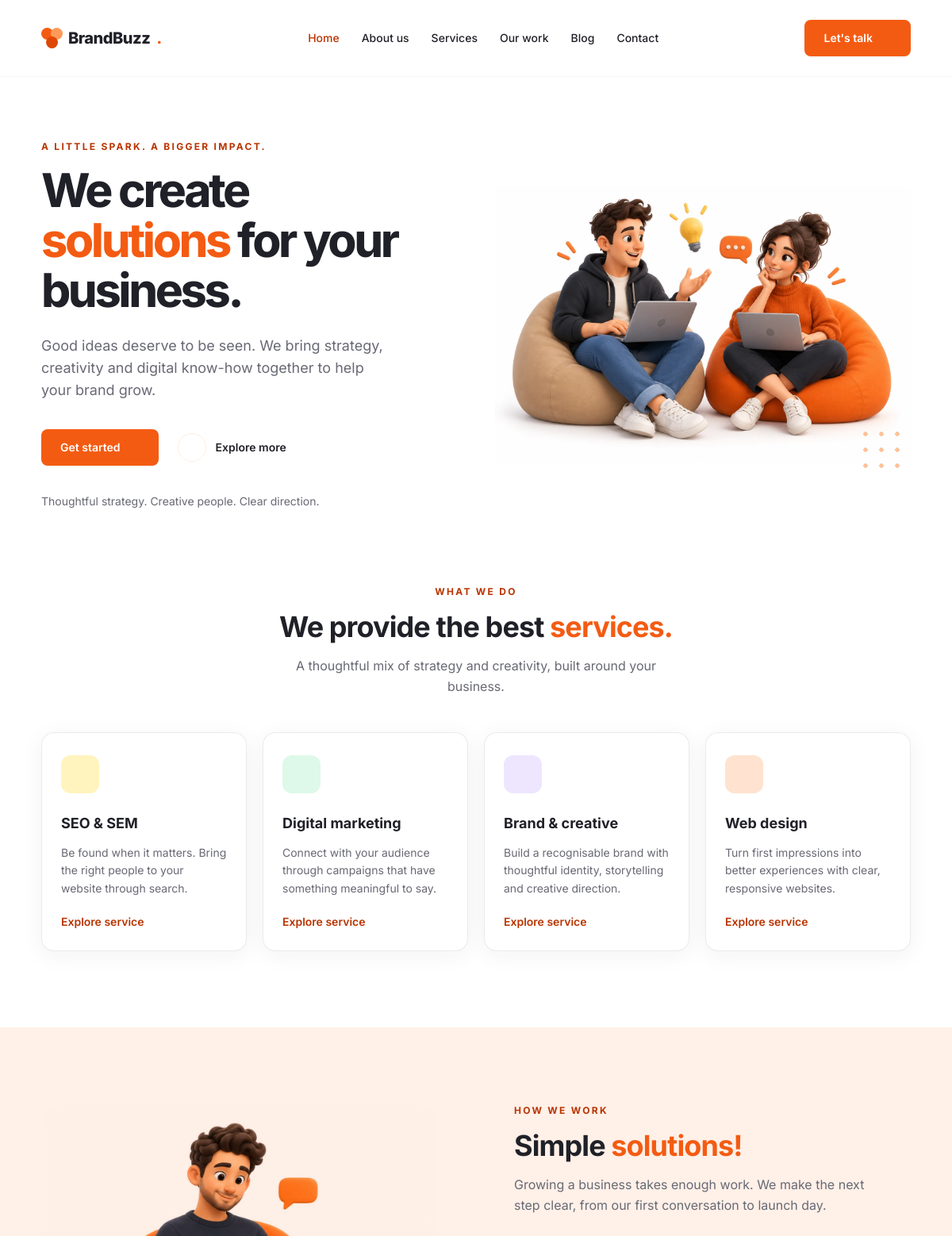
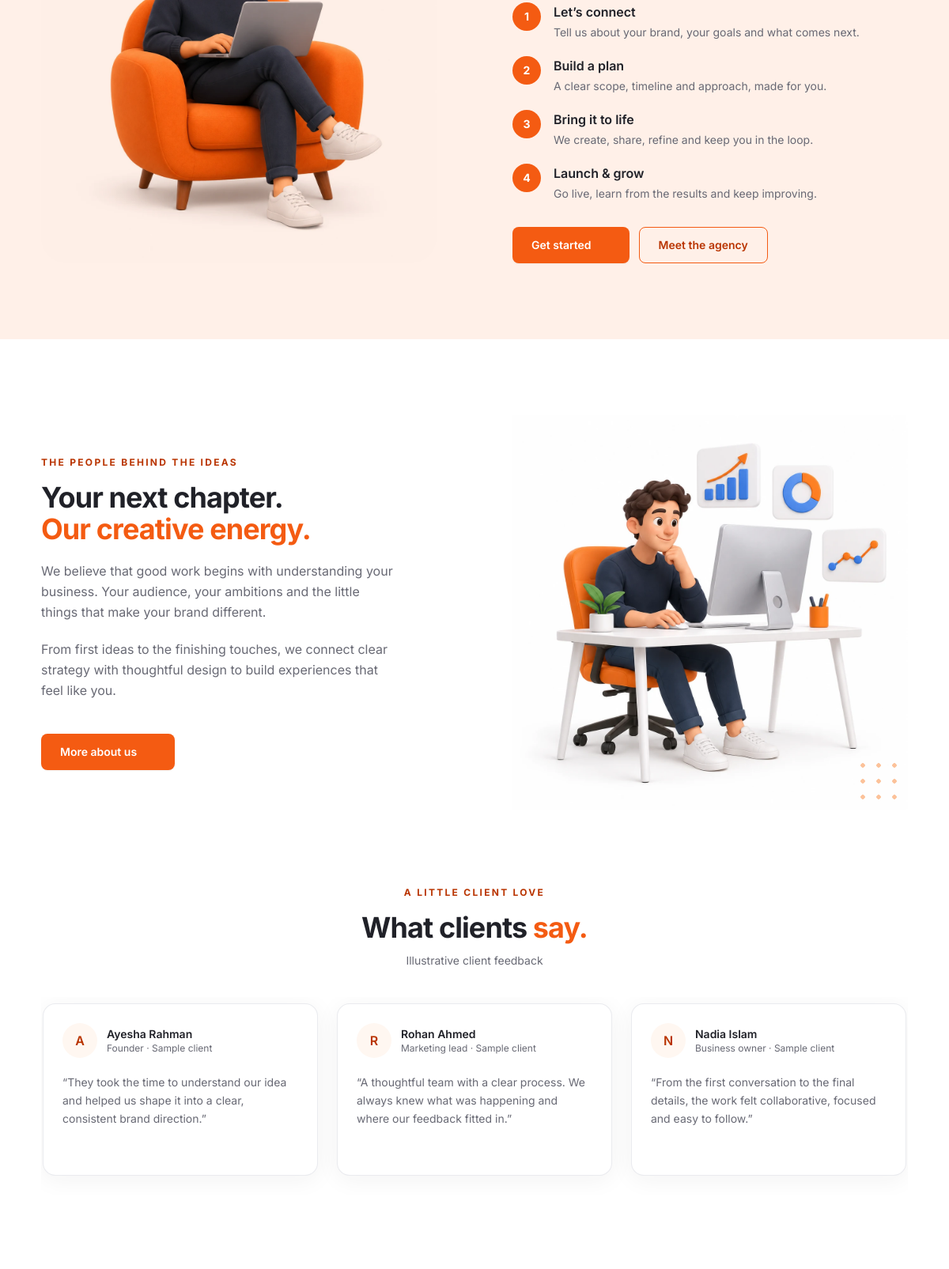
The page / (upper part) on the database its author committed (2 pictures, top to bottom).
### tables this page shows
CREATE TABLE IF NOT EXISTS services (
 id BIGINT UNSIGNED AUTO_INCREMENT PRIMARY KEY,
 title VARCHAR(140) NOT NULL,
 slug VARCHAR(160) NOT NULL UNIQUE,
 excerpt VARCHAR(300) NOT NULL,
 content MEDIUMTEXT NOT NULL,
 icon VARCHAR(30) NOT NULL DEFAULT 'sparkles',
 accent VARCHAR(20) NOT NULL DEFAULT 'orange',
 status ENUM('draft','published') NOT NULL DEFAULT 'draft',
 sort_order INT UNSIGNED NOT NULL DEFAULT 0,
 created_at TIMESTAMP NOT NULL DEFAULT CURRENT_TIMESTAMP,
 updated_at TIMESTAMP NOT NULL DEFAULT CURRENT_TIMESTAMP ON UPDATE CURRENT_TIMESTAMP,
 INDEX idx_services_status_sort (status,sort_order)
);

### app/controllers/HomeController.php (called while the page is built, shortened)
<?php
final class HomeController {
    public static function index(): void { public_page('home/index',['active'=>'index','services'=>Service::published(),'canonical'=>page_url()]); }
}

### resources/views/home/index.php (called while the page is built, shortened)
<?php
view('home/services',['services'=>$services]);

### app/models/Model.php (called while the page is built, shortened)
<?php
abstract class Model {
    protected static string $table;
    public static function db(): PDO { return Database::connection(); }
    public static function published(): array { return static::db()->query('SELECT * FROM ' . static::$table . " WHERE status = 'published' ORDER BY sort_order ASC, id DESC")->fetchAll(); }
}

### app/config/constants.php (called while the page is built, shortened)
<?php
function env(string $key, string $default = ''): string { $value = getenv($key); return $value === false ? $default : $value; }

### resources/views/services/card.php (the view)
<a class="service-card group block" href="<?= e(page_url('services',['slug'=>$service['slug']])) ?>">
  <span class="service-icon accent-<?= e(in_array($service['accent'],['yellow','green','purple','orange'],true) ? $service['accent'] : 'orange') ?>"><?= icon($service['icon'],'w-6 h-6') ?></span>
  <h3 class="text-lg font-bold mb-3"><?= e($service['title']) ?></h3>
  <p class="text-sm text-muted leading-relaxed"><?= e($service['excerpt']) ?></p>
  <span class="link-arrow mt-5">Explore service <?= icon('arrow','w-4 h-4') ?></span>
</a>

### app/helpers/functions.php (shortened to what this page needs)
<?php
function e(mixed $value): string { return htmlspecialchars((string)($value ?? ''), ENT_QUOTES | ENT_SUBSTITUTE, 'UTF-8'); }
function base_path(): string {
    $script = str_replace('\\', '/', $_SERVER['SCRIPT_NAME'] ?? '');
    foreach (['/public/', '/admin/'] as $segment) { $pos = strpos($script, $segment); if ($pos !== false) return substr($script, 0, $pos); }
    $dir = str_replace('\\', '/', dirname($script));
    return $dir === '/' || $dir === '.' ? '' : rtrim($dir, '/');
}
function url(string $path = ''): string {
    $base = env('APP_URL');
    if ($base === '') $base = base_path();
    $base = rtrim($base, '/');
    $trimmed = ltrim($path, '/');
    return $trimmed === '' ? ($base !== '' ? $base . '/' : '/') : ($base !== '' ? $base . '/' . $trimmed : '/' . $trimmed);
}
function page_url(string $page = 'index', array $params = []): string {
    $page = trim($page, '/');
    if ($page === '' || $page === 'index') {
        $path = '';
    } else {
        $path = preg_replace('/\.php$/i', '', $page);
    }
    $query = $params ? '?' . http_build_query($params) : '';
    return url($path) . $query;
}
function view(string $name, array $data = []): void { extract($data, EXTR_SKIP); require ROOT_PATH . '/resources/views/' . $name . '.php'; }
function public_page(string $template, array $data = []): void {
    view('layouts/header', $data); view('layouts/navbar', $data); echo '<main id="main-content">'; view($template, $data); echo '</main>'; view('layouts/footer', $data);
}
function icon(string $name, string $class = 'w-5 h-5'): string {
    $paths = [
      'arrow' => '<path d="M5 12h14M13 6l6 6-6 6"/>', 'chevron' => '<path d="m9 5 7 7-7 7"/>',
      'search' => '<circle cx="10.5" cy="10.5" r="6.5"/><path d="m16 16 5 5"/>',
      'megaphone' => '<path d="m3 10 15-6v16L3 14zM6 15l2 6h3l-2-5M21 8v8"/>',
      'sparkles' => '<path d="m12 3 2.8 6.2L21 12l-6.2 2.8L12 21l-2.8-6.2L3 12l6.2-2.8zM20 2v4M18 4h4"/>',
      'code' => '<path d="m8 6-6 6 6 6m8-12 6 6-6 6m-3-15-2 18"/>',
      'check' => '<path d="m5 12 4 4L19 6"/>', 'menu' => '<path d="M4 6h16M4 12h16M4 18h16"/>',
      'close' => '<path d="m6 6 12 12M6 18 18 6"/>', 'mail' => '<rect x="3" y="5" width="18" height="14" rx="2"/><path d="m3 6 9 7 9-7"/>',
      'phone' => '<path d="m5 3 4 1 1 5-3 2a16 16 0 0 0 6 6l2-3 5 1 1 4c0 2-3 3-5 2C9 19 5 15 3 8 2 6 3 3 5 3Z"/>',
      'pin' => '<path d="M20 10c0 6-8 12-8 12S4 16 4 10a8 8 0 1 1 16 0Z"/><circle cx="12" cy="10" r="2.5"/>',
      'grid' => '<rect x="3" y="3" width="7" height="7" rx="1"/><rect x="14" y="3" width="7" height="7" rx="1"/><rect x="3" y="14" width="7" height="7" rx="1"/><rect x="14" y="14" width="7" height="7" rx="1"/>',
      'folder' => '<path d="M3 7V5a2 2 0 0 1 2-2h5l2 3h7a2 2 0 0 1 2 2v11a2 2 0 0 1-2 2H5a2 2 0 0 1-2-2Z"/>',
      'file' => '<path d="M14 2H5v20h14V7zM14 2v5h5M8 12h8M8 16h8"/>',
      'settings' => '<path d="M4 6h16M4 12h16M4 18h16"/><circle cx="8" cy="6" r="2"/><circle cx="16" cy="12" r="2"/><circle cx="10" cy="18" r="2"/>',
      'logout' => '<path d="M9 4H4v16h5m6-13 5 5-5 5M8 12h12"/>',
      'edit' => '<path d="m16 3 5 5-12 12-6 1 1-6Z M13 6l5 5"/>',
      'trash' => '<path d="M3 6h18M9 6V3h6v3M5 6l1 15h12l1-15M10 10v7M14 10v7"/>',
      'plus' => '<path d="M12 4v16M4 12h16"/>', 'eye' => '<path d="M2 12s4-7 10-7 10 7 10 7-4 7-10 7S2 12 2 12Z"/><circle cx="12" cy="12" r="3"/>',
      'lock' => '<rect x="4" y="10" width="16" height="11" rx="2"/><path d="M8 10V6a4 4 0 0 1 8 0v4M12 14v3"/>',
      'star' => '<path d="m12 2 3 6.4 7 .9-5.1 4.9 1.2 6.9L12 18l-6.1 3.1 1.2-6.9L2 9.3l7-.9Z"/>',
    ];
    return '<svg class="' . e($class) . '" viewBox="0 0 24 24" fill="none" stroke="currentColor" stroke-width="1.7" stroke-linecap="round" stroke-linejoin="round" aria-hidden="true">' . ($paths[$name] ?? $paths['sparkles']) . '</svg>';
}

### resources/views/home/services.php (shortened to what this page needs)
<section id="services" class="container-page pb-20 md:pb-24">
  <div class="text-center mb-11"><p class="eyebrow">What we do</p><h2 class="section-title">We provide the best <span class="text-brand-500">services.</span></h2><p class="text-muted mt-4 max-w-lg mx-auto">A thoughtful mix of strategy and creativity, built around your business.</p></div>
  <div class="grid sm:grid-cols-2 lg:grid-cols-4 gap-5">
    <?php foreach(array_slice($services,0,4) as $service): ?><?php view('services/card',['service'=>$service]); ?><?php endforeach ?>
  </div>
</section>

### rows shown on the page
services: title "SEO & SEM", excerpt "Be found when it matters. Bring the right people to your website through search."
services: title "Digital marketing", excerpt "Connect with your audience through campaigns that have something meaningful to say."
services: title "Brand & creative", excerpt "Build a recognisable brand with thoughtful identity, storytelling and creative direction."
services: title "Web design", excerpt "Turn first impressions into better experiences with clear, responsive websites."

### other values the page prints
setting('site_name','BrandBuzz') "BrandBuzz"
$label "Home"
$label "About us"
$label "Services"
$label "Our work"
$label "Blog"
$label "Contact"
setting('hero_eyebrow','A little spark. A bigger impact.') "A LITTLE SPARK. A BIGGER IMPACT."
setting('hero_title','We create') "We create"
setting('hero_highlight','solutions') "solutions"
setting('hero_after','for your business.') "for your business."
setting('hero_button','Get started') "Get started"
$step[0] "Let’s connect"
$step[1] "Tell us about your brand, your goals and what comes next."
$step[0] "Build a plan"
